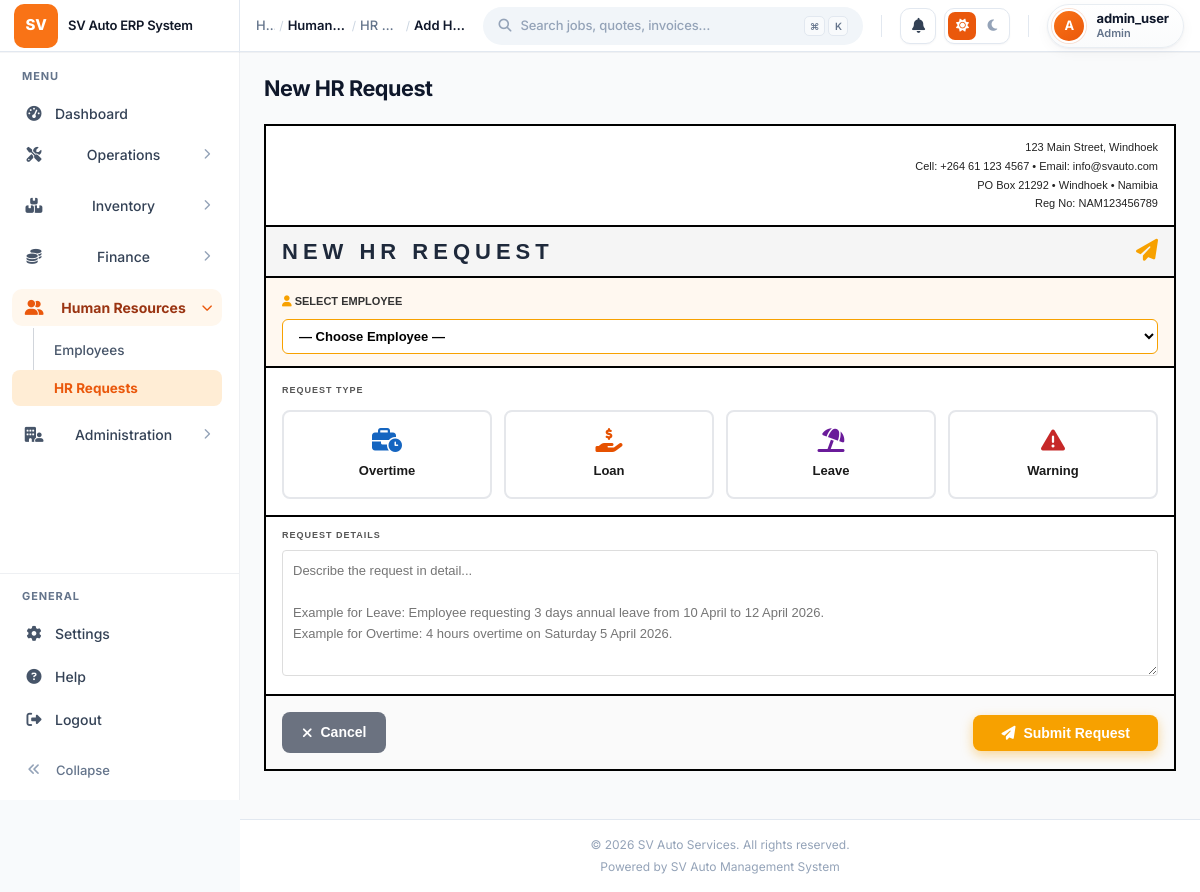
The app's page /frontend/Admin/hr-request/add_hr_request.php (signed in) with its own data.
### tables this page shows
CREATE TABLE business (
    id INT AUTO_INCREMENT PRIMARY KEY,
    name VARCHAR(150) NOT NULL,
    email VARCHAR(100),
    phone VARCHAR(30),
    address TEXT,
    tax_number VARCHAR(50),
    logo_url VARCHAR(255) DEFAULT NULL,
    website VARCHAR(100),
    slogan VARCHAR(200),
    created_at TIMESTAMP DEFAULT CURRENT_TIMESTAMP,
    updated_at TIMESTAMP DEFAULT CURRENT_TIMESTAMP ON UPDATE CURRENT_TIMESTAMP
);

### backend/config/functions.php (called while the page is built, shortened)
<?php
function getBusiness(): array
{
    static $business = null;
    if ($business !== null) return $business;
    try {
        global $pdo;
        $stmt = $pdo->query("SELECT * FROM business ORDER BY id ASC LIMIT 1");
        $business = $stmt->fetch(PDO::FETCH_ASSOC) ?: [
            'name' => 'SV Auto Services',
            'email' => 'info@svauto.com',
            'phone' => '+264 61 123 4567',
            'address' => '123 Main Street, Windhoek',
            'tax_number' => 'NAM123456789',
            'logo_url' => null,
            'website' => '',
            'slogan' => 'Quality Service You Can Trust'
        ];
    } catch (Exception $e) {
        $business = [
            'name' => 'SV Auto Services',
            'email' => 'info@svauto.com',
            'phone' => '+264 61 123 4567',
            'address' => '123 Main Street, Windhoek',
            'tax_number' => 'NAM123456789',
            'logo_url' => null,
            'website' => '',
            'slogan' => 'Quality Service You Can Trust'
        ];
    }
    return $business;
}

### frontend/Admin/hr-request/add_hr_request.php (the view, shortened to what this page needs)
<?php
require_once __DIR__ . '/../../../backend/config/config.php';
require_once __DIR__ . '/../../../backend/config/functions.php';
$business  = getBusiness();
?>
<?php include __DIR__ . '/../includes/header.php'; ?>
<div class="erp-page-header">
    <div class="erp-flex erp-justify-between erp-align-center erp-mt-2">
        <h1 class="erp-page-title">New HR Request</h1>
    </div>
</div>
<div style="background:white; border:2px solid #000; max-width:1000px; margin:0 auto 20px; font-family:Arial,sans-serif;">
    <div style="display:flex; justify-content:space-between; align-items:flex-start; padding:12px 16px; border-bottom:2px solid #000;">
        <div style="text-align:right; font-size:11px; line-height:1.7; color:#222;">
            <?php echo htmlspecialchars($business['address'] ?? 'Lafrenz Industrial • Rensburger Street'); ?><br>
            Cell: <?php echo htmlspecialchars($business['phone'] ?? ''); ?> •
            Email: <?php echo htmlspecialchars($business['email'] ?? ''); ?><br>
            PO Box 21292 • Windhoek • Namibia<br>
            Reg No: <?php echo htmlspecialchars($business['tax_number'] ?? ''); ?>
        </div>
    </div>
    <div style="display:flex; justify-content:space-between; align-items:center; background:#f5f5f5; border-bottom:2px solid #000; padding:8px 16px;">
        <div style="font-size:22px; font-weight:900; text-transform:uppercase; letter-spacing:5px; text-transform:uppercase;">NEW HR REQUEST</div>
        <div><i class="fas fa-paper-plane" style="color:#F7A100; font-size:22px;"></i></div>
    </div>
    <div style="padding:12px 16px; border-bottom:2px solid #000; background:#FFF8F0;">
        <label style="font-size:11px; font-weight:700; text-transform:uppercase; color:#333;">
            <i class="fas fa-user" style="color:#F7A100;"></i> SELECT EMPLOYEE
        </label>
        <select name="employee_id" id="employeeSelect" required onchange="showEmployeeInfo(this)"
            style="border:1.5px solid #F7A100; border-radius:6px; padding:8px 12px; font-size:13px; font-weight:600; background:white; width:100%; outline:none; margin-top:8px;">
            <option value="">— Choose Employee —</option>
        </select>
    </div>
    <div style="padding:16px; border-bottom:2px solid #000;">
        <div style="font-size:9px; font-weight:900; text-transform:uppercase; color:#555; margin-bottom:12px; letter-spacing:1px;">REQUEST TYPE</div>
        <div style="display:grid; grid-template-columns:repeat(4, 1fr); gap:12px;">
            <label class="type-card" id="card-overtime">
                <i class="fas fa-business-time" style="font-size:24px; color:#1565c0; margin-bottom:8px; display:block;"></i>
                <span style="font-weight:700; font-size:13px; color:#1A1A1A;">Overtime</span>
            </label>
            <label class="type-card" id="card-loan">
                <i class="fas fa-hand-holding-usd" style="font-size:24px; color:#e65100; margin-bottom:8px; display:block;"></i>
                <span style="font-weight:700; font-size:13px; color:#1A1A1A;">Loan</span>
            </label>
            <label class="type-card" id="card-leave">
                <i class="fas fa-umbrella-beach" style="font-size:24px; color:#6a1b9a; margin-bottom:8px; display:block;"></i>
                <span style="font-weight:700; font-size:13px; color:#1A1A1A;">Leave</span>
            </label>
            <label class="type-card" id="card-warning">
                <i class="fas fa-exclamation-triangle" style="font-size:24px; color:#c62828; margin-bottom:8px; display:block;"></i>
                <span style="font-weight:700; font-size:13px; color:#1A1A1A;">Warning</span>
            </label>
        </div>
    </div>
    <div style="padding:12px 16px; border-bottom:2px solid #000;">
        <div style="font-size:9px; font-weight:900; text-transform:uppercase; color:#555; margin-bottom:8px; letter-spacing:1px;">REQUEST DETAILS</div>
        <textarea name="details" id="details" rows="5" required
            placeholder="Describe the request in detail...&#10;&#10;Example for Leave: Employee requesting 3 days annual leave from 10 April to 12 April 2026.&#10;Example for Overtime: 4 hours overtime on Saturday 5 April 2026."
            style="width:100%; border:1px solid #ddd; border-radius:4px; padding:10px; font-size:13px; font-family:Arial,sans-serif; resize:vertical; box-sizing:border-box; line-height:1.6;"></textarea>
    </div>
    <div style="padding:16px; display:flex; justify-content:space-between; align-items:center; background:#fafafa;">
        <a href="hr_requests.php" style="background:#6B7280; color:white; padding:10px 20px; border-radius:8px; text-decoration:none; font-size:14px; font-weight:700; display:inline-flex; align-items:center; gap:8px;">
            <i class="fas fa-times"></i> Cancel
        </a>
        <button type="submit" style="background:#F7A100; color:white; border:none; border-radius:8px; padding:10px 28px; font-size:14px; font-weight:700; cursor:pointer; display:inline-flex; align-items:center; gap:8px; box-shadow:0 4px 12px rgba(247,161,0,0.4);">
            <i class="fas fa-paper-plane"></i> Submit Request
        </button>
    </div>
</div>
<?php include __DIR__ . '/../includes/footer.php'; ?>

### frontend/Admin/includes/footer.php (shortened to what this page needs)
            </div>
            <footer class="erp-footer">
                <p>&copy; <?php echo date('Y'); ?> <?php echo htmlspecialchars($business['name'] ?? 'SV Auto Services'); ?>. All rights reserved.</p>
                <p style="margin-top: 4px;">Powered by SV Auto Management System</p>
            </footer>
        </main>
    </div>
    </div>
</body>
</html>

### frontend/Admin/css/erp-layout.css (style rules this page uses)
:root { --brand-primary: #F7A100; --brand-primary-dark: #E09000; --brand-primary-light: #FFB52E; --brand-primary-subtle: #FFF5E0; --white: #FFFFFF; --gray-50: #FAFAFA; --gray-100: #F5F5F5; --gray-200: #E8E8E8; --gray-300: #D1D5DB; --gray-400: #9CA3AF; --gray-500: #6B7280; --gray-600: #4B5563; --gray-700: #374151; --gray-800: #1F2937; --gray-900: #111827; --status-success: #10B981; --status-success-bg: #D1FAE5; --status-warning: #F59E0B; --status-warning-bg: #FEF3C7; --status-danger: #EF4444; --status-danger-bg: #FEE2E2; --status-info: #3B82F6; --status-info-bg: #DBEAFE; --status-pending: #F59E0B; --status-pending-bg: #FEF3C7; --sidebar-width: 280px; --sidebar-collapsed: 70px; --header-height: 76px; --footer-height: 48px; --font-primary: 'Inter', -apple-system, BlinkMacSystemFont, 'Segoe UI', Roboto, sans-serif; --font-mono: 'SF Mono', Monaco, monospace; --text-xs: 0.75rem; --text-sm: 0.875rem; --text-base: 1rem; --text-lg: 1.125rem; --text-xl: 1.25rem; --text-2xl: 1.5rem; --text-3xl: 1.875rem; --space-1: 0.25rem; --space-2: 0.5rem; --space-3: 0.75rem; --space-4: 1rem; --space-5: 1.25rem; --space-6: 1.5rem; --space-8: 2rem; --space-10: 2.5rem; --space-12: 3rem; --shadow-sm: 0 1px 2px 0 rgba(0, 0, 0, 0.05); --shadow-md: 0 4px 6px -1px rgba(0, 0, 0, 0.1), 0 2px 4px -1px rgba(0, 0, 0, 0.06); --shadow-lg: 0 10px 15px -3px rgba(0, 0, 0, 0.1), 0 4px 6px -2px rgba(0, 0, 0, 0.05); --shadow-xl: 0 20px 25px -5px rgba(0, 0, 0, 0.1), 0 10px 10px -5px rgba(0, 0, 0, 0.04); --shadow-brand: 0 4px 14px 0 rgba(247, 161, 0, 0.39); --radius-sm: 0.375rem; --radius-md: 0.5rem; --radius-lg: 0.625rem; --radius-xl: 0.75rem; --radius-full: 9999px; --transition-fast: 150ms ease; --transition-base: 250ms ease; --transition-slow: 350ms ease; }
* { margin: 0; padding: 0; box-sizing: border-box; }
html { font-size: 16px; -webkit-font-smoothing: antialiased; -moz-osx-font-smoothing: grayscale; }
body { font-family: var(--font-primary); font-size: var(--text-sm); line-height: 1.5; color: var(--gray-800); background-color: var(--gray-50); overflow-x: hidden; }
.erp-page-header { display: flex; align-items: flex-start; justify-content: space-between; gap: var(--space-4); margin-bottom: var(--space-6); }
.erp-page-title { font-size: var(--text-2xl); font-weight: 700; color: var(--gray-800); margin: 0; }
.erp-content .erp-page-header .erp-page-title { font-weight: 800; color: #0f172a; letter-spacing: -0.02em; }
.erp-footer { padding: var(--space-4) var(--space-6); text-align: center; font-size: var(--text-xs); color: var(--gray-400); border-top: 1px solid var(--gray-200); background: var(--white); }
.erp-flex { display: flex; }
.erp-justify-between { justify-content: space-between; }
:root { --brand-primary: #f59e0b; --brand-primary-dark: #d97706; --brand-primary-light: #fbbf24; --brand-primary-subtle: #fffbeb; --gray-50: #f8fafc; --gray-100: #f1f5f9; --gray-200: #e2e8f0; --gray-300: #cbd5e1; --gray-400: #94a3b8; --gray-500: #64748b; --gray-600: #475569; --gray-700: #334155; --gray-800: #1e293b; --gray-900: #0f172a; }
body, body.erp-app { background: #f8fafc !important; color: #1e293b; }
.erp-page-title, .rd-panel-title { color: #0f172a !important; letter-spacing: -0.015em; }

### frontend/Admin/css/cake-layout.css (style rules this page uses)
:root { --topbar-height: 52px; --topbar-bg: #ffffff; --topbar-border: #e2e8f0; --topbar-z: 1100; --vt-primary: #f97316; --vt-primary-strong: #ea580c; --vt-primary-bg: #ffedd5; --vt-primary-hover: #fff7ed; --vt-primary-shadow: rgba(249, 115, 22, 0.25); --vt-sidebar-width: 240px; --vt-sidebar-collapsed: 64px; --vt-page-bg: #f9fafb; }
.erp-page-header { margin-bottom: 20px !important; }
.erp-page-title { font-size: 1.35rem !important; font-weight: 700 !important; color: #0f172a !important; letter-spacing: -0.02em !important; }

### frontend/assets/css/site-theme.css (style rules this page uses)
html { min-height: 100%; }
body { min-height: 100%; min-height: 100dvh; background-color: var(--beige, #f5f3ee); background-image: linear-gradient( 180deg, var(--beige-deep, #e8e4dc) 0%, var(--beige, #f5f3ee) 28%, var(--beige, #f5f3ee) 100% ); background-repeat: no-repeat; background-attachment: fixed; background-size: 100% 100%; }
body::before { content: ''; position: fixed; inset: 0; z-index: 0; pointer-events: none; background-image: radial-gradient(circle at 20% 10%, rgba(234, 88, 12, 0.04) 0%, transparent 42%), radial-gradient(circle at 85% 75%, rgba(15, 23, 42, 0.03) 0%, transparent 40%); }

### frontend/Admin/includes/header.php (style rules this page uses)
html { color-scheme: light; }

### records on screen
business: address "123 Main Street, Windhoek", phone "+264 61 123 4567", email "info@svauto.com", tax_number "NAM123456789", name "SV Auto Services"

### other values on screen
$_tb_ws_name "SV Auto ERP System"
$_label "Human…"
$_label "HR R…"
$_label "Add H…"
$_tb_avatar_init "A"
$_tb_username "admin_user"
$_tb_role "Admin"
$item['label'] "Dashboard"
$item['label'] "Operations"
$item['label'] "Inventory"
$item['label'] "Finance"
$item['label'] "Human Resources"
$child['label'] "Employees"
$child['label'] "HR Requests"
$item['label'] "Administration"
